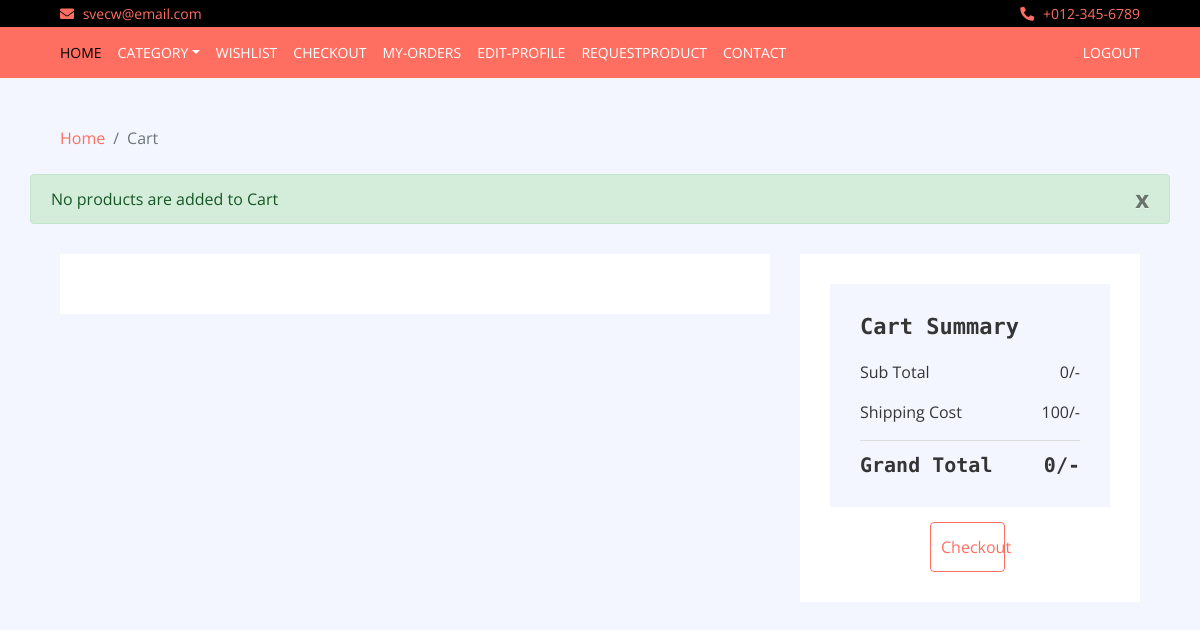
Page /Toys/cart/ (signed in) on the earlier database version.
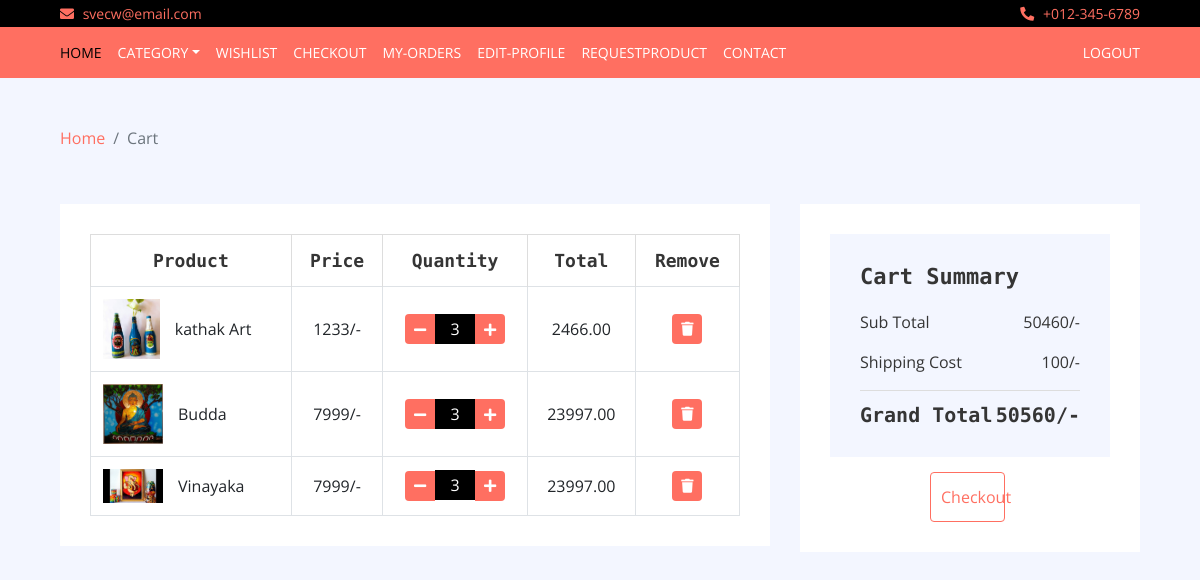
Same page on the later database version.
### Toys/models.py (models this page shows, shortened)
class Cart(models.Model):
    product = models.ForeignKey(Product, on_delete=models.CASCADE, default=None)
    customer = models.ForeignKey(Customer, on_delete=models.SET_NULL, blank=True, null=True)
    quantity = models.IntegerField(default=1,null=False)
    total = models.DecimalField(max_digits = 100,decimal_places = 2,default=0.00)
    flag = models.BooleanField(default=True)

class Product(models.Model):
	Name=models.CharField(max_length=20,unique=True)
	Image = models.ImageField(upload_to='images/',unique=True)
	Price=models.IntegerField()
	Category=models.CharField(choices = CATEGORY_CHOICES, max_length=20)
	Description = models.TextField()
	Quantity = models.IntegerField()

### Toys/views.py (the view)
# urls.py: path('cart/',views.cart,name='cart'),
def cart(req):
	if req.user.is_authenticated:
		data=Cart.objects.filter(customer=req.user,flag=True)
		if not data:
			sum1=0
			sum2=0
			msg = "No products are added to Cart"
			return render(req,'cart.html',{'sum1':sum1,'sum2':sum2,'msg':msg})
		sum1 = Cart.objects.filter(customer=req.user).aggregate(Sum('total'))
		return render(req,'cart.html',{'data':data,'sum1':sum1['total__sum'],'sum2':sum1['total__sum']+100,'ad':False})
	return redirect('login')

### Toys/templates/cart.html (shortened to what the changed rows need)
{% load static %}
<!DOCTYPE html>
<html lang="en">
    <head>
        <link href="https://stackpath.bootstrapcdn.com/bootstrap/4.4.1/css/bootstrap.min.css" rel="stylesheet">
        <link href="https://cdnjs.cloudflare.com/ajax/libs/font-awesome/5.10.0/css/all.min.css" rel="stylesheet">
        <link href="{% static 'lib/slick/slick.css' %}" rel="stylesheet">
        <link href="{% static 'lib/slick/slick-theme.css' %}" rel="stylesheet">
        {% load static %}
        <link href="{% static 'style.css' %}" rel="stylesheet" type="text/css">
           </head>
    </head>
    <body>
        <div class="top-bar">
            <div class="container-fluid">
            </div>
        </div>
        <div class="nav">
            <div class="container-fluid">
                    </div>
            </div>
        <br>
        <br>
        <div class="breadcrumb-wrap">
            <div class="container-fluid">
            </div>
        </div>
        <br>
        {%if msg %}
                                        <div class="alert alert-success container" role="alert" id="success-alert">{{msg}}<button type="button" class="close" data-dismiss="alert">x</button>
</div>
                                    {%endif%}
        <div class="cart-page">
            <div class="container-fluid">
                <div class="row">
                    <div class="col-lg-8">
                        <div class="cart-page-inner">
                            <div class="table-responsive">
                                <table class="table table-bordered">
                                    <thead class="thead-dark">
                                        {%if not msg%}
                                        <tr>
                                            <th>Product</th>
                                            <th>Price</th>
                                            <th>Quantity</th>
                                            <th>Total</th>
                                            <th>Remove</th>
                                        </tr>
                                        {%endif%}
                                    </thead>
                                    <tbody class="align-middle">
                                        {% for prod in data %}
                                        <tr>
                                            <td>
                                                <div class="img">
                                                    <img src="{{ prod.product.Image.url }}" alt="Image">
                                                    <p> {{prod.product.Name}} </p>
                                                </div>
                                            </td>
                                            <td> {{prod.product.Price}}/- </td>
                                            <td>
                                                <div class="qty">
                                                    <a href="{% url 'cartDel' prod.product.id %}"><button class="btn-minus"><i class="fa fa-minus"></i></button></a>
                                                    {% if prod.quantity >= prod.product.Quantity %}
                                                    <input type="text" value="{{prod.product.Quantity}}" disabled >
                                                        <button type = "button" class="btn-plus" disabled><i class="fa fa-plus" disabled></i></button >
                                                    {% else %}
                                                        <input type="text" value="{{prod.quantity}}"> <a href="{% url 'cartAdd' prod.product.id %}">
                                                        <button class="btn-plus"><i class="fa fa-plus"></i></button >
                                                        {%endif%}</a>
                                                </div>
                                            </td>
                                            <td> {{prod.total}} </td>
                                            <td><a href="{% url 'remove' prod.product.id %}"><button><i class="fa fa-trash"></i></button></a></td>
                                        </tr>
                                                                               {%endfor%}
                                    </tbody>
                                </table>
                            </div>
                        </div>
                    </div>
                    <div class="col-lg-4">
                        <div class="cart-page-inner">
                            <div class="row">
                                <div class="col-md-12">
                                    <div class="cart-summary">
                                        <div class="cart-content">
                                            <h1>Cart Summary</h1>
                                            <p>Sub Total<span>{{ sum1 }}/-</span></p>
                                            <h2>Grand Total<span>{{ sum2 }}/-</span></h2>
                                        </div>
                                    </div>
                                </div>
                            </div>
                        </div>
                    </div>
                </div>
            </div>
        </div>
    </body>
</html>

Differences in the rows shown:
added Cart: product.Image (picture), product.Name "kathak Art", product.Price "1233", quantity "3", total "2466.00"
added Cart: product.Image (picture), product.Name "Budda", product.Price "7999", quantity "3", total "23997.00"
now on this page (row edited): Cart: product.Image (placeholder picture), product.Name "Vinayaka", product.Price "7999", quantity "3", total "23997.00"
Other differences:
{{ sum1 }}: "0" → "50460"
{{ sum2 }}: "0" → "50560"
{{ msg }}: "No products are added to Cart" → (not shown)
text no longer shown: "x"
text now shown: "Product Price Quantity Total Remove"
